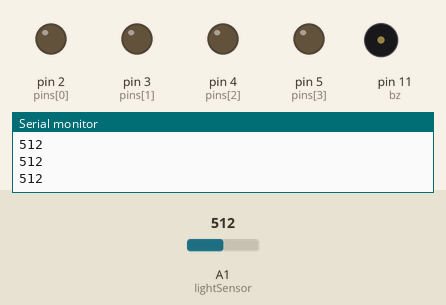
The sketch below on a simulated Arduino Uno, built with avr-gcc and run on an emulated ATmega328P. Shown: output pins drawn as LEDs (lit = HIGH), buzzer (waves = sounding), the last lines printed to the serial monitor. Inputs (shaded band) come from the test bench; at power-on: A1 (lightSensor) = 512.

Above: at 1.2 s.
1.3 s: A1 (lightSensor) set to 416
At 2.2 s:
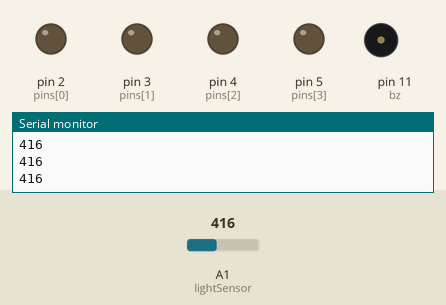
2.8 s: A1 (lightSensor) set to 392
At 3.5 s:
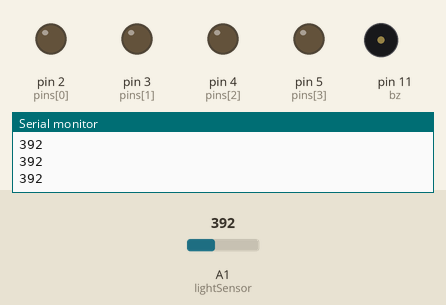
4.5 s: A1 (lightSensor) set to 410
6.0 s: A1 (lightSensor) set to 390
At 7.0 s:
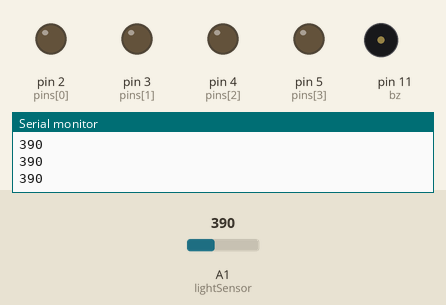
Timing chart, 0 to 8.7 s (numbered marks = the images above; inputs shaded):
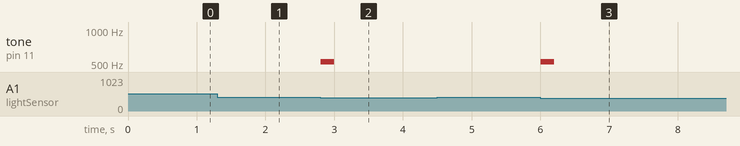

Measured:
- after the input at 1.3 s, tone on pin 11 (bz): stays silent (without the input it goes to 523 Hz after 1.5 s)
- after the input at 2.8 s, tone on pin 11 (bz): silent → 523 Hz after 0.00 s instead of 1.6 s
- after the input at 6.0 s, tone on pin 11 (bz): silent → 523 Hz after 0.00 s instead of 1.6 s

The sketch:

piano.ino
```cpp
int pins[4] = {2,3,4,5};
int value[4] = {0,0,0,0};
int lightSensor = A1;
int bz = 11;
#define NOTE_C4  262
#define NOTE_D4  294
#define NOTE_E4  330
#define NOTE_F4  349
#define NOTE_G4  392
#define NOTE_A4  440
#define NOTE_B4  494
#define NOTE_C5  523
int notes[8] = {NOTE_C4, NOTE_D4, NOTE_E4, NOTE_F4, NOTE_G4, NOTE_A4, NOTE_B4, NOTE_C5};

void setup() {
  for(int i=0; i<4; i++){
     pinMode(pins[i], OUTPUT);
  }

  pinMode(lightSensor, INPUT);
  Serial.begin(9600);
}

void loop() {
  for(int i=0; i<4; i++)
  {
    value[i] = digitalRead(pins[i]);
  }
  int lightVal = analogRead(lightSensor);
  Serial.println(lightVal);
  if(lightVal<400){
    for(int i=0; i<4; i++){
    if(value[i]==1){
      tone(bz, notes[i], 200);
    }
  }
  }else{
    for(int i=0; i<4; i++){
      tone(bz, notes[i+4], 200);
    }
  }


}
```
